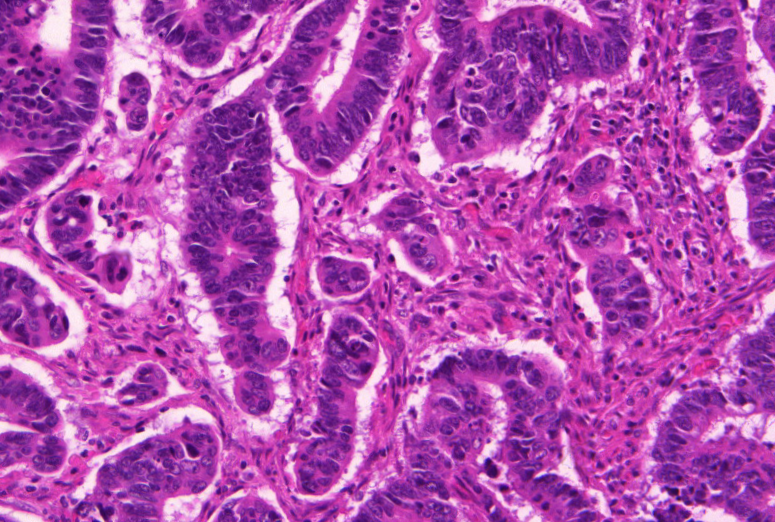
#> input picture Assignment 3/17/train_3.bmp, 775 x 522 px
$ jupyter execute 'Part 2 and 3.ipynb'
#> lines starting #> are read from the running program, lines starting #| are printed output that depends on the picture
[cell 1]
import numpy as np
import matplotlib.pyplot as plt
from PIL import Image
import cv2
from scipy.signal.signaltools import wiener
import skimage
from skimage import feature, io
from skimage.color import rgb2gray

[cell 2]
img1 = cv2.imread('17/train_3.bmp')
#> img1 is the input picture: shape (522, 775, 3); mean B, G, R 175, 82, 177.3
img2 = cv2.imread('17/train_3_anno.bmp')
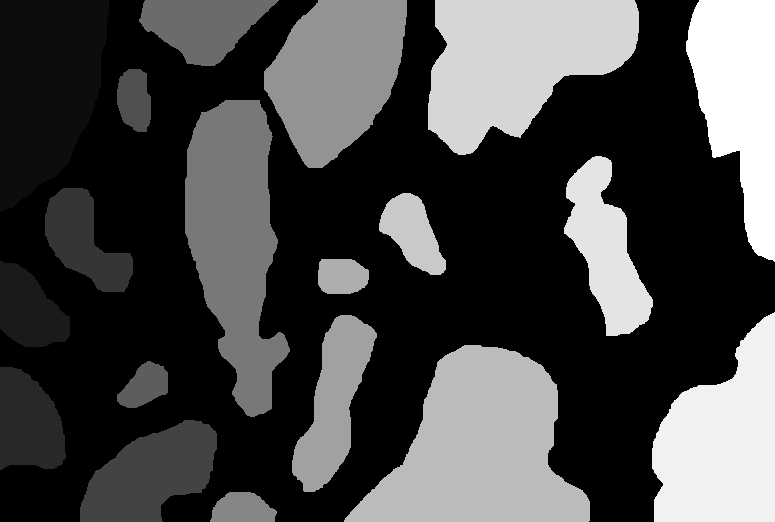
#> input picture Assignment 3/17/train_3_anno.bmp, 775 x 522 px
#> img2 is the input picture: shape (522, 775, 3); min 0, max 19, mean 5.41
img1 = cv2.cvtColor(img1, cv2.COLOR_BGR2GRAY)
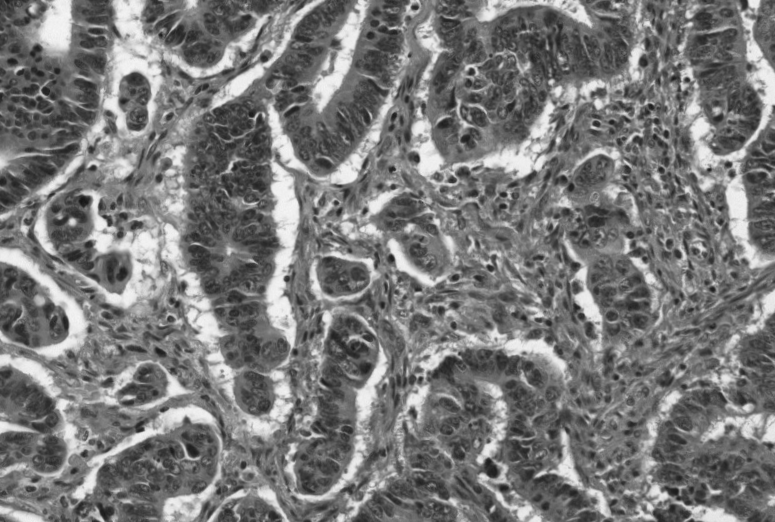
#> img1: shape (522, 775); min 20, max 246, mean 121.1
img2 = cv2.cvtColor(img2, cv2.COLOR_BGR2GRAY)
#> img2: shape (522, 775)

_, (plot1, plot2) = plt.subplots(1, 2)
plot1.title.set_text('Image 1')
plot2.title.set_text('Image 2')
plot1.imshow(img1, cmap='gray')
plot2.imshow(img2, cmap='gray')
plt.show()
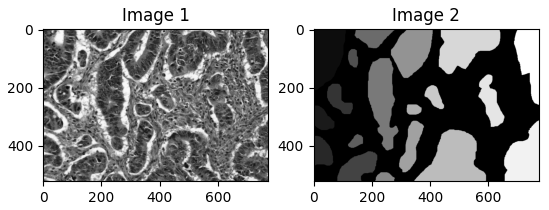
#> figure drawn by matplotlib, 2 panels
